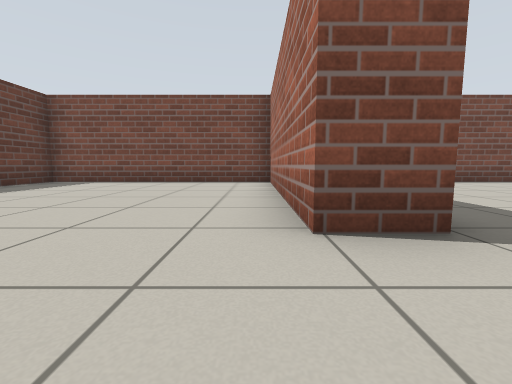
View 1 (above)

20 first-person views from a walk through a world built for the Gazebo simulator. The camera is 0.5 m above the floor, tilts 6° down and sees 90° across. The floor is counted in squares, 1 m on a side. Each view is taken from the middle of a square. On the plan, view 1 faces up. The plan holds only what a view shows up to about 9 squares ahead; the rest is blank. The place goes on beyond the plan.

View 2
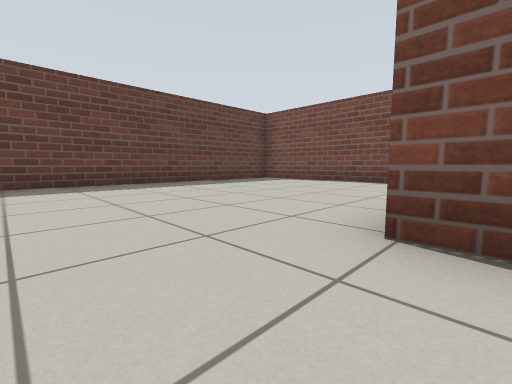

View 3
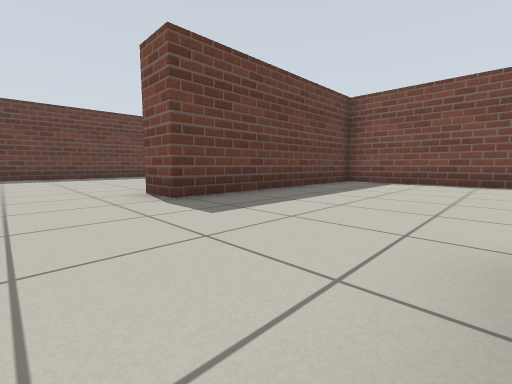

View 4
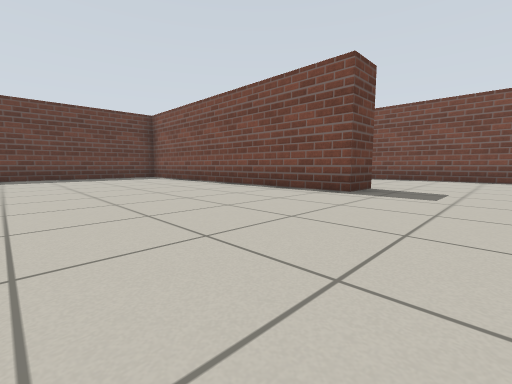

View 5
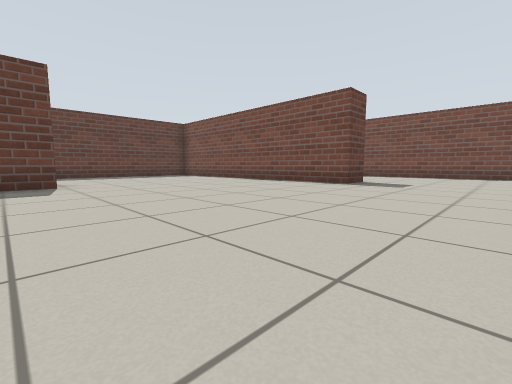

View 6
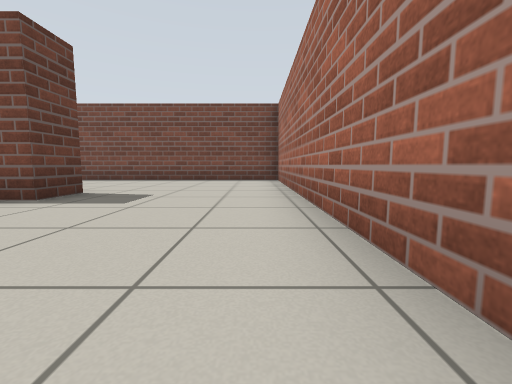

View 7
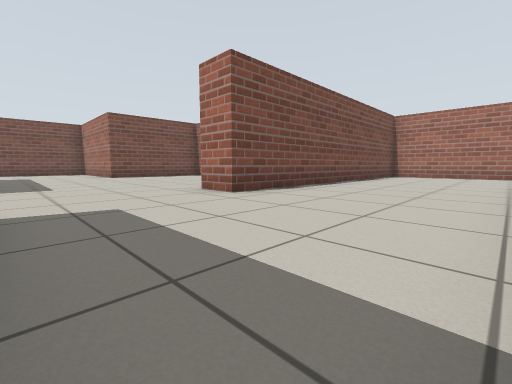

View 8
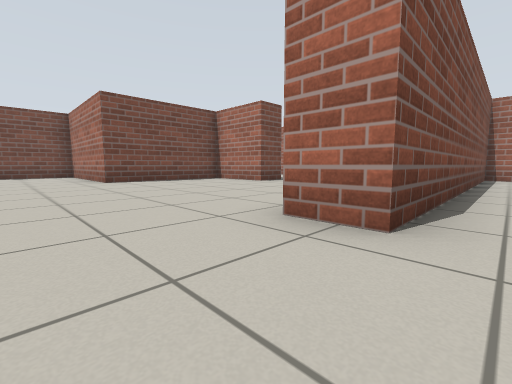

View 9
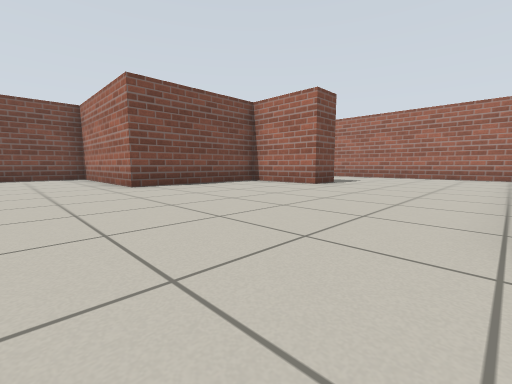

View 10
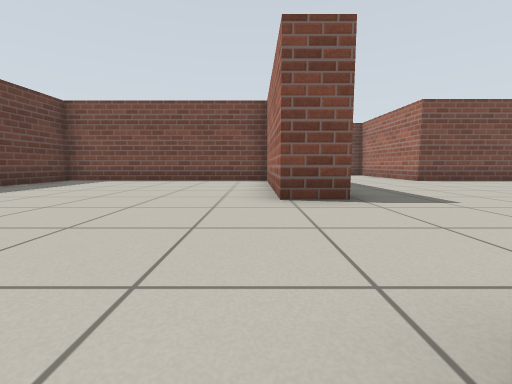

View 11
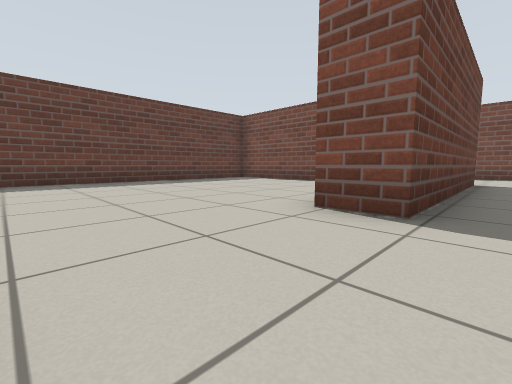

View 12
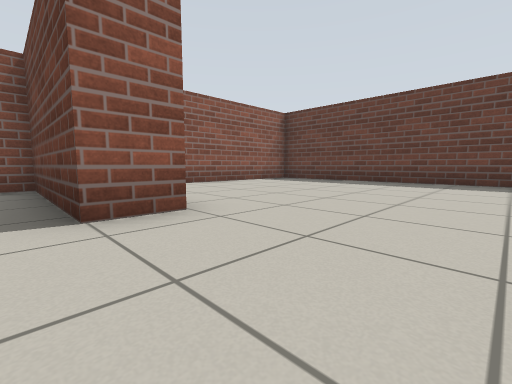

View 13
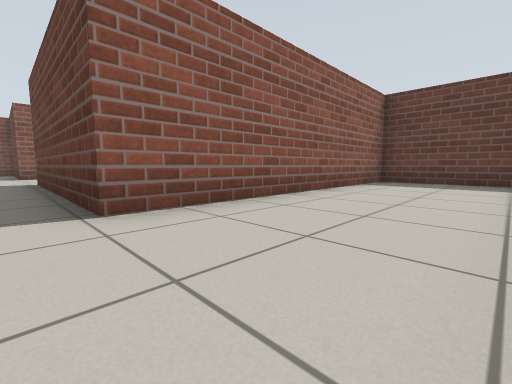

View 14
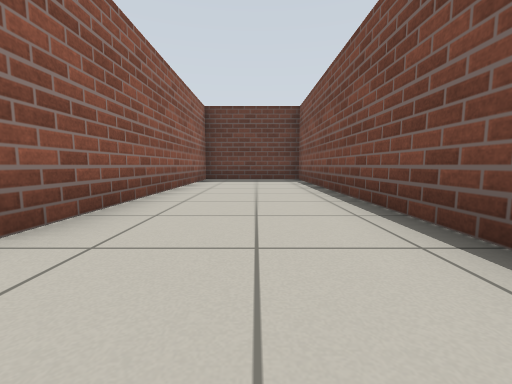

View 15
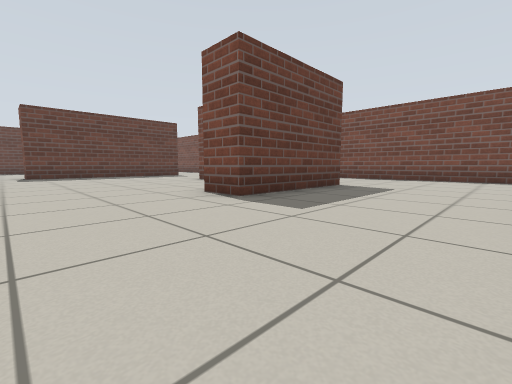

View 16
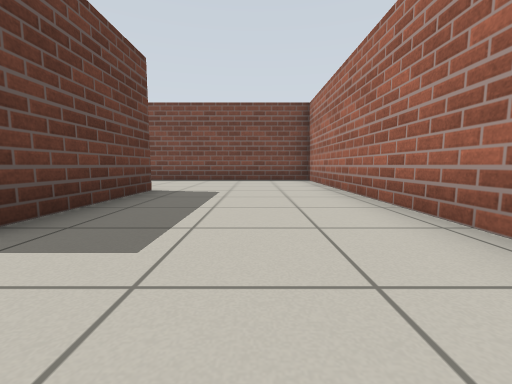

View 17
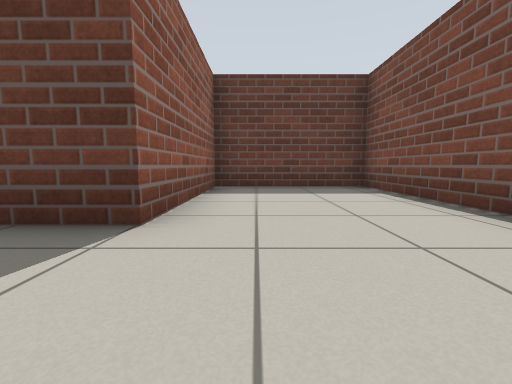

View 18
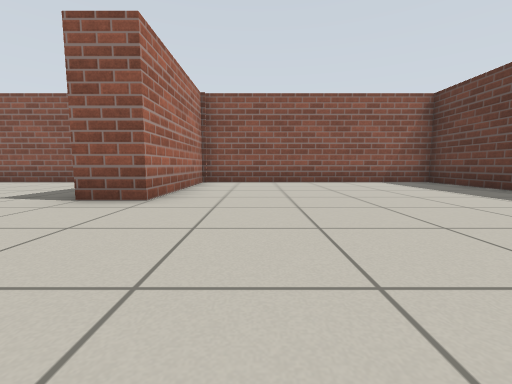

View 19
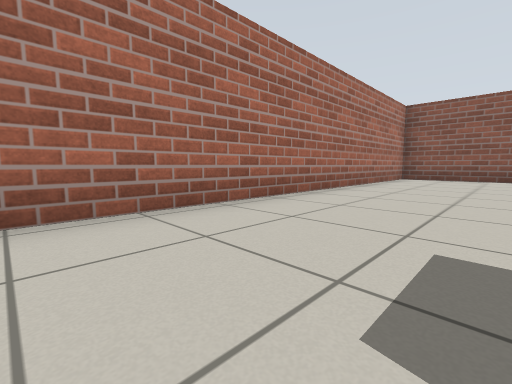

View 20
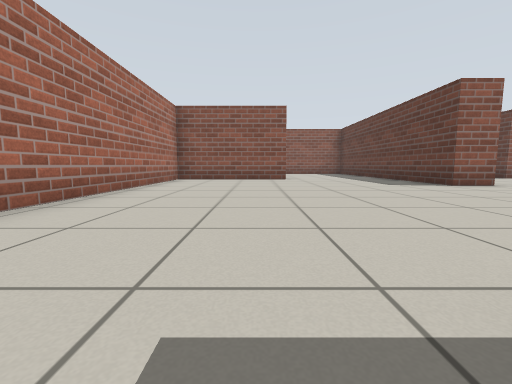

### Floor plan
Points are (right, up) in squares from view 1. A wall is a line through its corners. A room is listed if a view was taken in it or the views show most of it. See-through windows are left out.
Room 1 (views 1, 2)
walls: (1.4, 1.8) (0.4, 1.8) (0.4, 7.6) (-6, 7.6) (-6, -0.1)
ways out: opening at (1, 0.5) to room 2
Room 2 (views 3, 4, 5, 6, 7, 8, 9, 10, 11, 12, 13, 14, 15, 16, 17, 18, 19, 20)
walls: (4.3, 8.6) (6.5, 8.6); (9.9, 8.6) (9.9, 7.6) (1.4, 7.6) (1.4, 1.8); (13.7, 14) (13.7, 24.5) (6.1, 24.5) (6.1, 21.1) (9.9, 21.1) (9.9, 17.7) (8.9, 17.7) (8.9, 20) (5, 20) (5, 24.5) (-6, 24.5) (-6, 21.2) (1.4, 21.2) (1.4, 15.6) (0.4, 15.6) (0.4, 20.2) (-6, 20.2) (-6, 8.6) (0.4, 8.6) (0.4, 12.4) (1.4, 12.4) (1.4, 8.6) (2, 8.6); (5.1, 1.8) (6.2, 1.8) (6.2, -0.5); (13.7, -0.5) (13.7, 12.6) (5, 12.6) (5, 13.6)
ways out: opening at (1, 0.5) to room 1

Where each view was taken, in squares from view 1:
view 1: 0 up, 0 right, facing up
view 2: 0 up, 1 right, facing up-left
view 3: 0 up, 5 right, facing up-left
view 4: 3 up, 12 right, facing up-left
view 5: 1 up, 13 right, facing up-left
view 6: 4 up, 13 right, facing up
view 7: 9 up, 2 right, facing up-right
view 8: 12 up, 3 right, facing up-right
view 9: 14 up, 3 right, facing up-right
view 10: 12 up, 0 right, facing up
view 11: 13 up, 2 right, facing up-left
view 12: 15 up, 2 right, facing down-left
view 13: 24 up, 2 right, facing down-left
view 14: 23 up, 3 right, facing left
view 15: 15 up, 13 right, facing up-left
view 16: 16 up, 12 right, facing up
view 17: 22 up, 12 right, facing left
view 18: 16 up, 1 left, facing down
view 19: 9 up, 11 right, facing down-right
view 20: 8 up, 11 right, facing down
